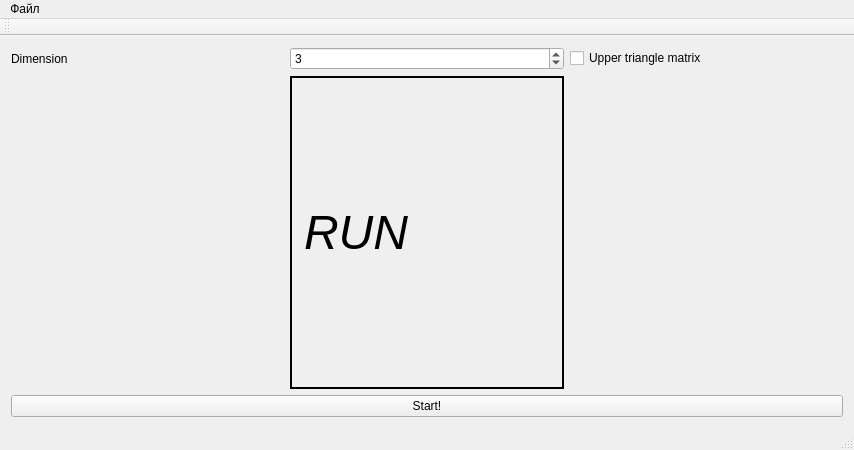
<?xml version="1.0" encoding="UTF-8"?>
<ui version="4.0">
 <class>MainWindow</class>
 <widget class="QMainWindow" name="MainWindow">
  <property name="geometry">
   <rect>
    <x>0</x>
    <y>0</y>
    <width>854</width>
    <height>450</height>
   </rect>
  </property>
  <property name="windowTitle">
   <string>Умножение матрицы на время</string>
  </property>
  <widget class="QWidget" name="centralWidget">
   <layout class="QGridLayout" name="gridLayout">
    <item row="1" column="0">
     <layout class="QGridLayout" name="layProblem"/>
    </item>
    <item row="0" column="0">
     <widget class="QLabel" name="label">
      <property name="text">
       <string>Dimension</string>
      </property>
     </widget>
    </item>
    <item row="1" column="1">
     <widget class="QLabel" name="labelRun">
      <property name="font">
       <font>
        <pointsize>36</pointsize>
        <weight>50</weight>
        <italic>true</italic>
        <bold>false</bold>
       </font>
      </property>
      <property name="frameShape">
       <enum>QFrame::WinPanel</enum>
      </property>
      <property name="text">
       <string>RUN</string>
      </property>
     </widget>
    </item>
    <item row="0" column="1">
     <widget class="QSpinBox" name="sbDimension">
      <property name="minimum">
       <number>2</number>
      </property>
      <property name="maximum">
       <number>4</number>
      </property>
      <property name="value">
       <number>3</number>
      </property>
     </widget>
    </item>
    <item row="1" column="2">
     <layout class="QGridLayout" name="layAnswer"/>
    </item>
    <item row="0" column="2">
     <widget class="QCheckBox" name="cbTriangle">
      <property name="text">
       <string>Upper triangle matrix</string>
      </property>
     </widget>
    </item>
    <item row="2" column="0" colspan="3">
     <widget class="QPushButton" name="cmdStart">
      <property name="text">
       <string>Start!</string>
      </property>
     </widget>
    </item>
   </layout>
  </widget>
  <widget class="QMenuBar" name="menuBar">
   <property name="geometry">
    <rect>
     <x>0</x>
     <y>0</y>
     <width>854</width>
     <height>24</height>
    </rect>
   </property>
   <widget class="QMenu" name="menu">
    <property name="title">
     <string>Файл</string>
    </property>
    <addaction name="actExit"/>
   </widget>
   <addaction name="menu"/>
  </widget>
  <widget class="QToolBar" name="mainToolBar">
   <attribute name="toolBarArea">
    <enum>TopToolBarArea</enum>
   </attribute>
   <attribute name="toolBarBreak">
    <bool>false</bool>
   </attribute>
  </widget>
  <widget class="QStatusBar" name="statusBar"/>
  <action name="actExit">
   <property name="text">
    <string>Выход</string>
   </property>
   <property name="shortcut">
    <string>Ctrl+Q</string>
   </property>
  </action>
 </widget>
 <layoutdefault spacing="6" margin="11"/>
 <resources/>
 <connections/>
</ui>
